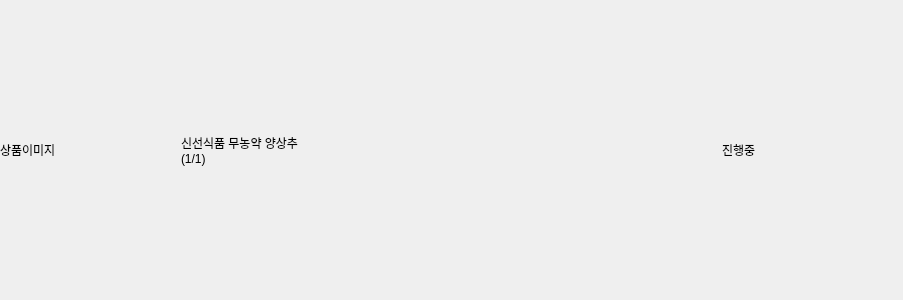
<?xml version="1.0" encoding="UTF-8"?>
<ui version="4.0">
 <class>cart_select_item</class>
 <widget class="QWidget" name="cart_select_item">
  <property name="geometry">
   <rect>
    <x>0</x>
    <y>0</y>
    <width>903</width>
    <height>300</height>
   </rect>
  </property>
  <property name="windowTitle">
   <string>Form</string>
  </property>
  <layout class="QHBoxLayout" name="horizontalLayout_2" stretch="1,3,1">
   <property name="spacing">
    <number>0</number>
   </property>
   <property name="leftMargin">
    <number>0</number>
   </property>
   <property name="topMargin">
    <number>0</number>
   </property>
   <property name="rightMargin">
    <number>0</number>
   </property>
   <property name="bottomMargin">
    <number>0</number>
   </property>
   <item>
    <widget class="QLabel" name="item_image">
     <property name="text">
      <string>상품이미지</string>
     </property>
    </widget>
   </item>
   <item>
    <layout class="QVBoxLayout" name="verticalLayout">
     <item>
      <spacer name="verticalSpacer">
       <property name="orientation">
        <enum>Qt::Vertical</enum>
       </property>
       <property name="sizeHint" stdset="0">
        <size>
         <width>20</width>
         <height>40</height>
        </size>
       </property>
      </spacer>
     </item>
     <item>
      <widget class="QLabel" name="item_name">
       <property name="text">
        <string>신선식품 무농약 양상추</string>
       </property>
       <property name="wordWrap">
        <bool>true</bool>
       </property>
      </widget>
     </item>
     <item>
      <widget class="QLabel" name="item_count">
       <property name="text">
        <string>(1/1)</string>
       </property>
      </widget>
     </item>
     <item>
      <spacer name="verticalSpacer_2">
       <property name="orientation">
        <enum>Qt::Vertical</enum>
       </property>
       <property name="sizeHint" stdset="0">
        <size>
         <width>20</width>
         <height>40</height>
        </size>
       </property>
      </spacer>
     </item>
    </layout>
   </item>
   <item>
    <widget class="QLabel" name="item_state">
     <property name="text">
      <string>진행중</string>
     </property>
    </widget>
   </item>
  </layout>
 </widget>
 <resources/>
 <connections/>
</ui>
